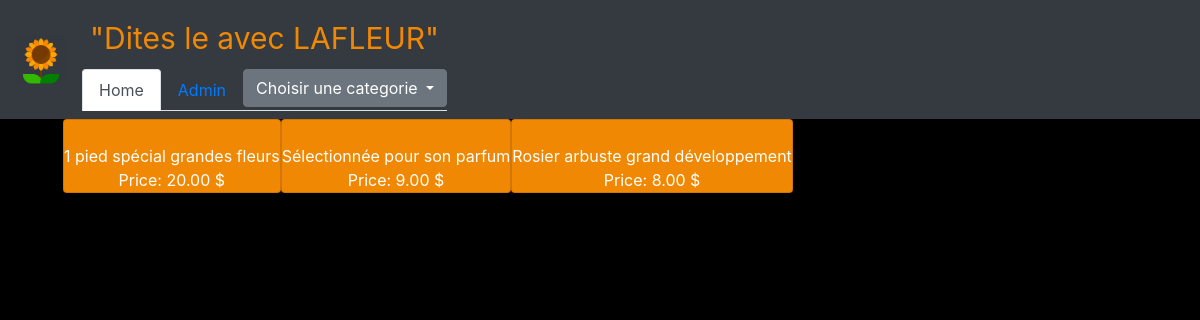
Page /search3.php on the committed database.
### tables this page shows
CREATE TABLE IF NOT EXISTS `produit` (
  `id` int(3) NOT NULL AUTO_INCREMENT,
  `designation` varchar(50) NOT NULL DEFAULT '',
  `prix` decimal(5,2) NOT NULL DEFAULT '0.00',
  `image` varchar(50) NOT NULL DEFAULT '',
  `categorie` char(3) NOT NULL DEFAULT '',
  PRIMARY KEY (`id`)
);

### search3.php (the view, shortened to what this page needs)
<!doctype html>
<html>
	<head>
		<link rel="stylesheet" href="https://stackpath.bootstrapcdn.com/bootstrap/4.1.3/css/bootstrap.min.css">
		<link rel="stylesheet" href="style.css">
		</head>
	<body>
<nav class="navbar navbar-expand-lg navbar-light bg-dark">
  <a class="navbar-brand">
  <img src="flower.png">
  </a>
  <div class="collapse navbar-collapse" id="navbarTogglerDemo03">
	<form class="mr-auto">
		<ul class="navbar-nav mr-auto mt-2 mt-lg-0">
			<li class="nav-item active">
				<a class="nav-link" href="index.php">"Dites le avec LAFLEUR" <span class="sr-only"></span></a>
			</li>
		</ul>
		<ul class="nav nav-tabs" id="myTab">
			<li class="nav-item">
				<a class="nav-link active " id="home-tab"  href="index.php"  aria-controls="home" aria-selected="true">Home</a>
			</li>
			<li class="nav-item">
				<a class="nav-link " id="contact-tab"  href="admin.php" aria-controls="contact" aria-selected="false">Admin</a>
			</li>
			<li>
				<div class="dropdown">
					<button class="btn btn-secondary dropdown-toggle" type="button" id="dropdownMenuButton" data-toggle="dropdown" aria-haspopup="true" aria-expanded="false">
					Choisir une categorie
					</button>
				</div>
			</li>
		</ul>
	</form>
  </div>
</nav>
<?php
$bdd=connect() ;
?>
<?php
$sql="select*from produit where categorie LIKE 'ros'";
$resultat = $bdd->query($sql);
while($produit = $resultat->fetch(PDO::FETCH_OBJ))
{
?>
				<div class="CardMarge text-center">
					<div class="card" style="">
						<p class="card-text"><?php echo $produit->designation; ?> <br> Price: <?php echo $produit->prix; ?> $</p>
					</div>
				</div>
<?php
}
?>
	</body>
	</html>

### style.css (style rules this page uses)
img { width:143px; height:143px; }
.card { display:inline-block; float:left; background-color:#f08803; }
.CardMarge { padding-left:63px; }
body { background-color:black; color:white; position:d-block; }
.navbar-brand img { width:50px; height:50px; color:#ffaa00; }
.navbar { background-color:black; }
.navbar-light .navbar-nav .active > .nav-link, .navbar-light .navbar-nav .nav-link.active, .navbar-light .navbar-nav .nav-link.show, .navbar-light .navbar-nav .show > .nav-link { color:#f08803; font-size:30px; }
#navbarTogglerDemo03 { color:#f08803; }
#myTab { color:orange; }

### rows in the picture
produit: designation "1 pied spécial grandes fleurs", prix "20.00"
produit: designation "Sélectionnée pour son parfum", prix "9.00"
produit: designation "Rosier arbuste grand développement", prix "8.00"
